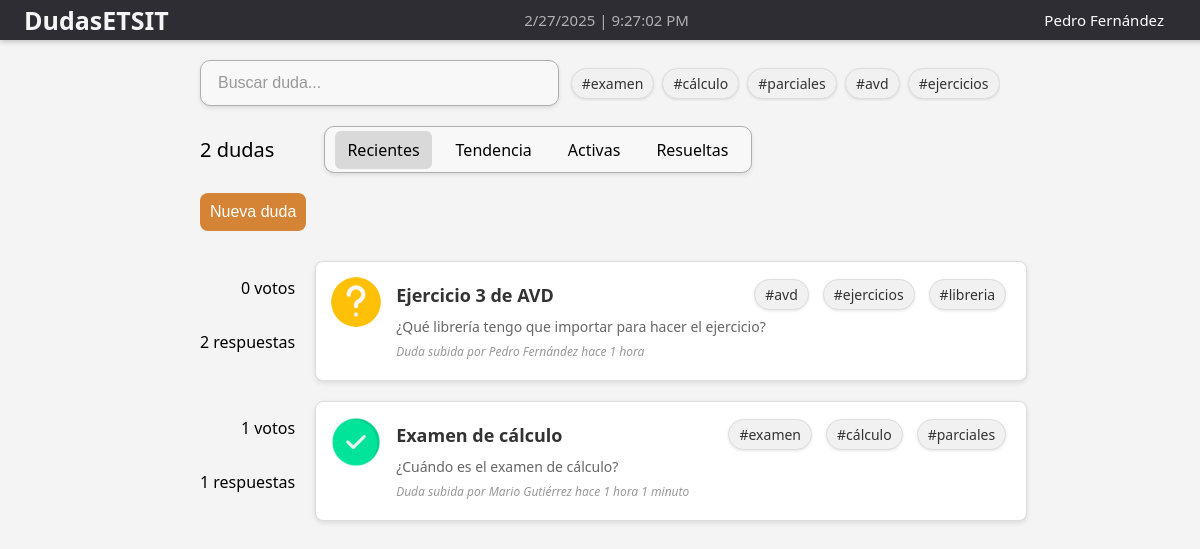
Page /3ºGISD/home (signed in) on the committed database.
### app.py (models this page shows, shortened)
class User(UserMixin, db.Model):
    __tablename__ = 'user'
    id = db.Column(db.Integer, primary_key=True)
    username = db.Column(db.String(150), unique=True, nullable=False)
    password = db.Column(db.LargeBinary, nullable=False)
    email = db.Column(db.String(150), unique=True, nullable=False)
    messages = db.relationship('Message', backref=db.backref('user', lazy=True))
    group_id = db.Column(db.Integer, db.ForeignKey('group.id'), nullable=False)
    issues = db.relationship('Issue', backref=db.backref('user', lazy=True))

class Tag(db.Model):
    __tablename__ = 'tag'
    id = db.Column(db.Integer, primary_key=True)
    name = db.Column(db.String(100), unique=True, nullable=False)
    issues = db.relationship('Issue', secondary='issue_tags', backref=db.backref('tags', lazy=True))

class Issue(db.Model):
    __tablename__ = 'issue'
    id = db.Column(db.Integer, primary_key=True)
    title = db.Column(db.String(150), nullable=False)
    description = db.Column(db.String(500))
    created_at = db.Column(db.DateTime, default=datetime.now())
    modified_at = db.Column(db.DateTime, default=datetime.now())
    resolved = db.Column(db.Boolean, default=False)
    user_id = db.Column(db.Integer, db.ForeignKey('user.id'), nullable=False)
    group_id = db.Column(db.Integer, db.ForeignKey('group.id'), nullable=False)
    votes = db.Column(db.Integer, default=0)
    voters = db.relationship('User', secondary='issue_votes', backref=db.backref('voted_issues', lazy=True))
    @property
    def time_since_created(self):
        now = datetime.now()
        delta = relativedelta(now, self.created_at)
        time_str = ""
        if delta.years > 0:
            time_str += f"{delta.years} año{'s' if delta.years > 1 else ''} "
        if delta.months > 0:
            time_str += f"{delta.months} mes{'es' if delta.months > 1 else ''} "
        if delta.days > 0:
            time_str += f"{delta.days} día{'s' if delta.days > 1 else ''} "
        if delta.hours > 0:
            time_str += f"{delta.hours} hora{'s' if delta.hours > 1 else ''} "
        if delta.minutes > 0:
            time_str += f"{delta.minutes} minuto{'s' if delta.minutes > 1 else ''} "
        if delta.seconds > 0 and time_str == "":
            time_str += f"{delta.seconds} segundo{'s' if delta.seconds > 1 else ''}"
        if time_str == "":
            return "muy poco"
        return f"{time_str.strip()}"

### app.py (the view, shortened to what this page needs)
@app.route('/<group>/home', methods=['GET', 'POST'])
@login_required
def home(group):
    query = request.args.get('q', '').strip()
    sort_field = request.args.get('sort_field', 'recientes')
    group_id = Group.query.filter_by(name=group).first().id
    base_query = Issue.query.filter(
        Issue.group_id == group_id,
        or_(
            Issue.title.ilike(f"%{query}%"),
            Issue.description.ilike(f"%{query}%"),
            Issue.tags.any(Tag.name.ilike(f"%{query}%"))
        )
    )
    if sort_field == 'recientes':
        issues = base_query.order_by(Issue.created_at.desc()).all()
    elif sort_field == 'tendencia':
        issues = base_query.order_by(Issue.votes.desc(), Issue.created_at.desc()).all()
    elif sort_field == 'activas':
        latest_message = aliased(Message)
        issues = base_query.join(latest_message, latest_message.issue_id == Issue.id).order_by(desc(latest_message.created_at)).filter(Issue.resolved == False).all()
    elif sort_field == 'resueltas':
        issues = base_query.filter(Issue.resolved == True).order_by(Issue.created_at.desc()).all()
    else:
        issues = base_query.all()
    num_messages = {}
    tags = {}
    issues_unfiltered = db.session.query(Issue).all()
    for issue in issues_unfiltered:
        messages = Message.query.filter_by(issue_id=issue.id).all()
        num_messages[issue.id] = len(messages)
        for tag in issue.tags:
            if tag in tags.keys():
                tags[tag] += 1
            else:
                tags[tag] = 1
    tags = dict(sorted(tags.items(), key=lambda item: item[1], reverse=True))
    return render_template('home.html', sort_field=sort_field, group=group, issues=issues, num_messages=num_messages, tags=tags, query=query)

### app.py (called while the page is built)
@login_manager.user_loader
def load_user(user_id):
    return User.query.get(int(user_id))

### templates/home.html (shortened to what this page needs)
<!DOCTYPE html>
<html>
<head>
</head>
<body>
    <div class="top-bar">
        <h3 onclick="window.location.href='{{ url_for('home', group=group) }}'" class="title">DudasETSIT</h3>
        <div class="date-time" id="date-time"></div>
        <div class="user-info">
            <span class="username" id="username">{{ current_user.username }}</span>
        </div>
    </div>
    <div class="search-area">
        <div class="search-bar">
            <input type="text" placeholder="Buscar duda..." id="search-input">
        </div>
        <div class="tags">
            {% for tag in tags %}
            <span class="tag">#{{ tag.name }}</span>
            {% endfor %}
        </div>
    </div>
    <div class="filters">
        <p class="issues-number">{{ issues|length }} dudas</p>
        <div class="filters-container">
            <p class="{{ 'active' if sort_field == 'recientes' else '' }}" onclick="window.location.href='{{ url_for('home', group=group, sort_field='recientes', q=query) }}'">Recientes</p>
            <p class="{{ 'active' if sort_field == 'tendencia' else '' }}" onclick="window.location.href='{{ url_for('home', group=group, sort_field='tendencia', q=query) }}'">Tendencia</p>
            <p class="{{ 'active' if sort_field == 'activas' else '' }}"onclick="window.location.href='{{ url_for('home', group=group, sort_field='activas', q=query) }}'">Activas</p>
            <p class="{{ 'active' if sort_field == 'resueltas' else '' }}" onclick="window.location.href='{{ url_for('home', group=group, sort_field='resueltas', q=query) }}'">Resueltas</p>
        </div>
    </div>
    <div class="new-issue">
        <button onclick="unleashForm()">Nueva duda</button>
    </div>
    <div class="issues-container">
        {% for issue in issues %}
            <div class="issue-container">
                <div id="rating">
                    <p id="votes-{{ issue.id }}">{{ issue.votes }} votos</p>
                    <p>{{ num_messages[issue.id] }} respuestas</p>
                </div>
                <div class="issue-item">
                    <img
                        src="{% if issue.resolved %}../static/resolved_true.png{% else %}../static/resolved_false.png{% endif %}"
                        alt="{% if issue.resolved %}Duda resuelta{% else %}Duda no resuelta{% endif %}"
                        class="issue-image">
                    <div class="issue-content">
                        <div class="issue-header">
                            <h3 onclick="joinRoom(this)" data-room="{{ issue.id }}">{{ issue.title }}</h3>
                            <div class="tags-container">
                                {% for tag in issue.tags %}
                                    <span class="tag">#{{ tag.name }}</span>
                                {% endfor %}
                            </div>
                        </div>
                        <p> {{ issue.description|safe }} </p>
                        <p><i>Duda subida por {{ issue.user.username }} hace {{ issue.time_since_created }}</i></p>
                    </div>
                </div>
            </div>
        {% endfor %}
    </div>
</body>
</html>

### templates/home.html (style rules this page uses)
body { font-family: 'Segoe UI', Tahoma, Geneva, Verdana, sans-serif; background-color: #f4f4f4; margin: 0; padding: 0; }
.top-bar { display: flex; justify-content: space-between; align-items: center; background-color: #2d2d33; color: #f5f5f5; position: fixed; top: 0; width: 100%; height: 40px; z-index: 8; left: 0; padding: 0 2%; box-shadow: 0 2px 5px rgba(0, 0, 0, 0.2); }
.title { font-size: 25px; font-weight: bold; cursor: pointer; }
.date-time { font-size: 15px; color: #b0b0b0; }
.user-info { font-size: 15px; margin-right: 5%; position: relative; }
.user-info span { color: white; }
.search-area { display: flex; align-items: center; justify-content: flex-start; gap: 10px; margin-top: 60px; max-width: 800px; margin-left: auto; margin-right: auto; }
.search-bar { display: flex; align-items: center; width: 400px; border: 1px solid #b0afaf; border-radius: 10px; padding: 8px 12px; background-color: #f8f8f8; box-shadow: 0 2px 4px rgba(0, 0, 0, 0.1); transition: box-shadow 0.2s ease-in-out; }
.search-bar input { flex: 1; border: none; outline: none; background: transparent; font-size: 16px; padding: 5px; }
.search-bar input::placeholder { color: #999; }
.tags { overflow: hidden; white-space: nowrap; }
.tags .tag { text-overflow: ellipsis; }
.filters { margin-top: 10px; display: flex; gap: 50px; align-items: center; }
.issues-number { font-size: 20px; }
.filters-container { display: flex; gap: 12px; border: 1px solid #b0afaf; border-radius: 10px; height: 45px; padding: 0 10px; align-items: center; background-color: #f8f8f8; box-shadow: 0 2px 4px rgba(0, 0, 0, 0.1); transition: box-shadow 0.2s ease-in-out; }
.filters-container p { padding: 8px 12px; border-radius: 6px; transition: background-color 0.3s ease; }
.filters-container p.active { background-color: #dad9d9; }
.new-issue { margin-top: 10px; max-width: auto; margin-left: auto; margin-right: auto; }
.new-issue button { padding: 10px; background-color: #d48434; color: white; border: none; border-radius: 8px; font-size: 16px; cursor: pointer; transition: background 0.3s, transform 0.2s; }
.tag { display: inline-flex; align-items: center; background-color: #f1f1f1; padding: 5px 10px; margin: 2px; border-radius: 15px; font-size: 14px; box-shadow: 0 1px 3px rgba(0,0,0,0.1); }
.issues-container { display: flex; flex-direction: column; gap: 20px; padding: 20px; max-width: 800px; margin: 10px auto; }
.issue-container { display: flex; gap: 20px; }
#rating { display: flex; flex-direction: column; height: 80px; align-items: flex-end; width: 15%; white-space: nowrap; }
.issue-item { display: flex; align-items: flex-start; gap: 15px; border: 1px solid #ddd; padding: 15px; border-radius: 8px; background-color: white; box-shadow: 0 2px 5px rgba(0, 0, 0, 0.1); transition: transform 0.2s, box-shadow 0.2s; min-width: 85%; max-width: 85%; }
.issue-image { width: 50px; height: 50px; object-fit: cover; border-radius: 50%; }
.issue-content { flex: 1; max-width: 90%; word-wrap: break-word; overflow-wrap: break-word; }
.issue-header { display: flex; justify-content: space-between; align-items: center; gap: 20px; }
.tags-container { display: flex; gap: 10px; flex-wrap: wrap; }
.tag { background-color: #f1f1f1; padding: 5px 10px; border-radius: 20px; font-size: 14px; color: #333; border: 1px solid #ddd; }
.issue-content h3 { margin: 0; font-size: 18px; color: #333; cursor: pointer; transition: color 0.2s; }
.issue-content p { margin: 5px 0; color: #666; font-size: 14px; display: -webkit-box; -webkit-line-clamp: 2; -webkit-box-orient: vertical; overflow: hidden; text-overflow: ellipsis; }
.issue-content i { font-size: 12px; color: #999; }

### rows in the picture
User: username "Pedro Fernández"
Tag: name "examen"
Tag: name "cálculo"
Tag: name "parciales"
Tag: name "avd"
Tag: name "ejercicios"
Issue: votes "0", id "2", title "Ejercicio 3 de AVD", description "¿Qué librería tengo que importar para hacer el ejercicio?", user.username "Pedro Fernández", time_since_created "1 hora"
Tag: name "libreria"
Issue: votes "1", id "1", title "Examen de cálculo", description "¿Cuándo es el examen de cálculo?", user.username "Mario Gutiérrez", time_since_created "1 hora 1 minuto"

### other values in the picture
{{ issues|length }} "2"
